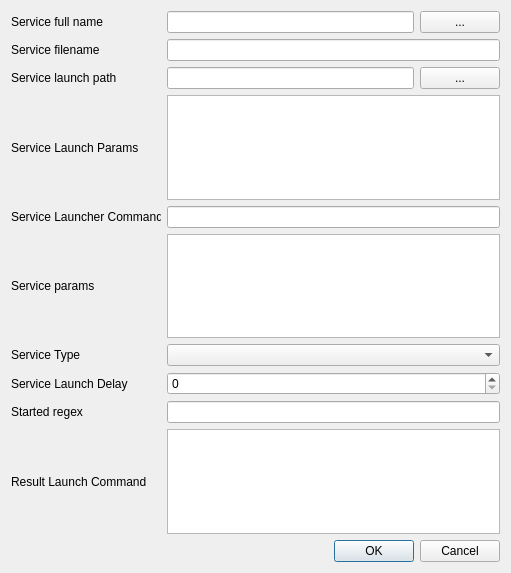
<?xml version="1.0" encoding="UTF-8"?>
<ui version="4.0">
 <class>ServiceSettingsDialog</class>
 <widget class="QDialog" name="ServiceSettingsDialog">
  <property name="geometry">
   <rect>
    <x>0</x>
    <y>0</y>
    <width>511</width>
    <height>573</height>
   </rect>
  </property>
  <property name="windowTitle">
   <string>Dialog</string>
  </property>
  <layout class="QVBoxLayout" name="verticalLayout">
   <item>
    <layout class="QHBoxLayout" name="horizontalLayout">
     <item>
      <widget class="QLabel" name="serviceFullNameLabel">
       <property name="minimumSize">
        <size>
         <width>150</width>
         <height>0</height>
        </size>
       </property>
       <property name="maximumSize">
        <size>
         <width>150</width>
         <height>16777215</height>
        </size>
       </property>
       <property name="text">
        <string>Service full name</string>
       </property>
      </widget>
     </item>
     <item>
      <widget class="QLineEdit" name="serviceFullNameEdit">
       <property name="readOnly">
        <bool>true</bool>
       </property>
      </widget>
     </item>
     <item>
      <widget class="QPushButton" name="openFileButton">
       <property name="text">
        <string>...</string>
       </property>
      </widget>
     </item>
    </layout>
   </item>
   <item>
    <layout class="QHBoxLayout" name="horizontalLayout_2">
     <item>
      <widget class="QLabel" name="serviceFilenameLabel">
       <property name="minimumSize">
        <size>
         <width>150</width>
         <height>0</height>
        </size>
       </property>
       <property name="maximumSize">
        <size>
         <width>150</width>
         <height>16777215</height>
        </size>
       </property>
       <property name="text">
        <string>Service filename</string>
       </property>
      </widget>
     </item>
     <item>
      <widget class="QLineEdit" name="serviceFilenameEdit">
       <property name="readOnly">
        <bool>true</bool>
       </property>
      </widget>
     </item>
    </layout>
   </item>
   <item>
    <layout class="QHBoxLayout" name="horizontalLayout_3">
     <item>
      <widget class="QLabel" name="serviceLaunchPathLabel">
       <property name="minimumSize">
        <size>
         <width>150</width>
         <height>0</height>
        </size>
       </property>
       <property name="maximumSize">
        <size>
         <width>150</width>
         <height>16777215</height>
        </size>
       </property>
       <property name="text">
        <string>Service launch path</string>
       </property>
      </widget>
     </item>
     <item>
      <widget class="QLineEdit" name="serviceLaunchPathEdit"/>
     </item>
     <item>
      <widget class="QPushButton" name="serviceLaunchPathButton">
       <property name="text">
        <string>...</string>
       </property>
      </widget>
     </item>
    </layout>
   </item>
   <item>
    <layout class="QHBoxLayout" name="horizontalLayout_4">
     <item>
      <widget class="QLabel" name="serviceLaunchParamsLabel">
       <property name="minimumSize">
        <size>
         <width>150</width>
         <height>0</height>
        </size>
       </property>
       <property name="maximumSize">
        <size>
         <width>150</width>
         <height>16777215</height>
        </size>
       </property>
       <property name="text">
        <string>Service Launch Params</string>
       </property>
      </widget>
     </item>
     <item>
      <widget class="QTextEdit" name="serviceLaunchParamsEdit"/>
     </item>
    </layout>
   </item>
   <item>
    <layout class="QHBoxLayout" name="horizontalLayout_5">
     <item>
      <widget class="QLabel" name="serviceLaunchCommandLabel">
       <property name="minimumSize">
        <size>
         <width>150</width>
         <height>0</height>
        </size>
       </property>
       <property name="maximumSize">
        <size>
         <width>150</width>
         <height>16777215</height>
        </size>
       </property>
       <property name="text">
        <string>Service Launcher Command</string>
       </property>
      </widget>
     </item>
     <item>
      <widget class="QLineEdit" name="serviceLaunchCommandEdit"/>
     </item>
    </layout>
   </item>
   <item>
    <layout class="QHBoxLayout" name="horizontalLayout_6">
     <item>
      <widget class="QLabel" name="serviceParamsLabel">
       <property name="minimumSize">
        <size>
         <width>150</width>
         <height>0</height>
        </size>
       </property>
       <property name="maximumSize">
        <size>
         <width>150</width>
         <height>16777215</height>
        </size>
       </property>
       <property name="text">
        <string>Service params</string>
       </property>
      </widget>
     </item>
     <item>
      <widget class="QTextEdit" name="serviceParamsEdit"/>
     </item>
    </layout>
   </item>
   <item>
    <layout class="QHBoxLayout" name="horizontalLayout_7">
     <item>
      <widget class="QLabel" name="serviceTypeLabel">
       <property name="minimumSize">
        <size>
         <width>150</width>
         <height>0</height>
        </size>
       </property>
       <property name="maximumSize">
        <size>
         <width>150</width>
         <height>16777215</height>
        </size>
       </property>
       <property name="text">
        <string>Service Type</string>
       </property>
      </widget>
     </item>
     <item>
      <widget class="QComboBox" name="serviceTypeBox"/>
     </item>
    </layout>
   </item>
   <item>
    <layout class="QHBoxLayout" name="horizontalLayout_8">
     <item>
      <widget class="QLabel" name="serviceLaunchDelayLabel">
       <property name="minimumSize">
        <size>
         <width>150</width>
         <height>0</height>
        </size>
       </property>
       <property name="maximumSize">
        <size>
         <width>150</width>
         <height>16777215</height>
        </size>
       </property>
       <property name="text">
        <string>Service Launch Delay</string>
       </property>
      </widget>
     </item>
     <item>
      <widget class="QSpinBox" name="serviceLaunchDelayBox"/>
     </item>
    </layout>
   </item>
   <item>
    <layout class="QHBoxLayout" name="horizontalLayout_10">
     <property name="bottomMargin">
      <number>0</number>
     </property>
     <item>
      <widget class="QLabel" name="startedRegexLabel">
       <property name="minimumSize">
        <size>
         <width>150</width>
         <height>0</height>
        </size>
       </property>
       <property name="maximumSize">
        <size>
         <width>150</width>
         <height>16777215</height>
        </size>
       </property>
       <property name="text">
        <string>Started regex</string>
       </property>
      </widget>
     </item>
     <item>
      <widget class="QLineEdit" name="startedRegexEdit"/>
     </item>
    </layout>
   </item>
   <item>
    <layout class="QHBoxLayout" name="horizontalLayout_9">
     <item>
      <widget class="QLabel" name="resultLaunchCommandLabel">
       <property name="minimumSize">
        <size>
         <width>150</width>
         <height>0</height>
        </size>
       </property>
       <property name="maximumSize">
        <size>
         <width>150</width>
         <height>16777215</height>
        </size>
       </property>
       <property name="text">
        <string>Result Launch Command</string>
       </property>
      </widget>
     </item>
     <item>
      <widget class="QTextEdit" name="resultLaunchCommandEdit">
       <property name="readOnly">
        <bool>true</bool>
       </property>
      </widget>
     </item>
    </layout>
   </item>
   <item>
    <widget class="QDialogButtonBox" name="buttonBox">
     <property name="orientation">
      <enum>Qt::Horizontal</enum>
     </property>
     <property name="standardButtons">
      <set>QDialogButtonBox::Cancel|QDialogButtonBox::Ok</set>
     </property>
    </widget>
   </item>
  </layout>
 </widget>
 <resources/>
 <connections>
  <connection>
   <sender>buttonBox</sender>
   <signal>accepted()</signal>
   <receiver>ServiceSettingsDialog</receiver>
   <slot>accept()</slot>
   <hints>
    <hint type="sourcelabel">
     <x>248</x>
     <y>254</y>
    </hint>
    <hint type="destinationlabel">
     <x>157</x>
     <y>274</y>
    </hint>
   </hints>
  </connection>
  <connection>
   <sender>buttonBox</sender>
   <signal>rejected()</signal>
   <receiver>ServiceSettingsDialog</receiver>
   <slot>reject()</slot>
   <hints>
    <hint type="sourcelabel">
     <x>316</x>
     <y>260</y>
    </hint>
    <hint type="destinationlabel">
     <x>286</x>
     <y>274</y>
    </hint>
   </hints>
  </connection>
  <connection>
   <sender>serviceFilenameEdit</sender>
   <signal>textChanged(QString)</signal>
   <receiver>ServiceSettingsDialog</receiver>
   <slot>paramChanged()</slot>
   <hints>
    <hint type="sourcelabel">
     <x>382</x>
     <y>50</y>
    </hint>
    <hint type="destinationlabel">
     <x>304</x>
     <y>286</y>
    </hint>
   </hints>
  </connection>
  <connection>
   <sender>serviceFilenameEdit</sender>
   <signal>returnPressed()</signal>
   <receiver>ServiceSettingsDialog</receiver>
   <slot>paramChanged()</slot>
   <hints>
    <hint type="sourcelabel">
     <x>382</x>
     <y>50</y>
    </hint>
    <hint type="destinationlabel">
     <x>304</x>
     <y>286</y>
    </hint>
   </hints>
  </connection>
  <connection>
   <sender>serviceFilenameEdit</sender>
   <signal>cursorPositionChanged(int,int)</signal>
   <receiver>ServiceSettingsDialog</receiver>
   <slot>paramChanged()</slot>
   <hints>
    <hint type="sourcelabel">
     <x>382</x>
     <y>50</y>
    </hint>
    <hint type="destinationlabel">
     <x>304</x>
     <y>286</y>
    </hint>
   </hints>
  </connection>
  <connection>
   <sender>serviceLaunchParamsEdit</sender>
   <signal>textChanged()</signal>
   <receiver>ServiceSettingsDialog</receiver>
   <slot>paramChanged()</slot>
   <hints>
    <hint type="sourcelabel">
     <x>382</x>
     <y>154</y>
    </hint>
    <hint type="destinationlabel">
     <x>304</x>
     <y>286</y>
    </hint>
   </hints>
  </connection>
  <connection>
   <sender>serviceLaunchParamsEdit</sender>
   <signal>cursorPositionChanged()</signal>
   <receiver>ServiceSettingsDialog</receiver>
   <slot>paramChanged()</slot>
   <hints>
    <hint type="sourcelabel">
     <x>382</x>
     <y>154</y>
    </hint>
    <hint type="destinationlabel">
     <x>304</x>
     <y>286</y>
    </hint>
   </hints>
  </connection>
  <connection>
   <sender>serviceLaunchCommandEdit</sender>
   <signal>textChanged(QString)</signal>
   <receiver>ServiceSettingsDialog</receiver>
   <slot>paramChanged()</slot>
   <hints>
    <hint type="sourcelabel">
     <x>382</x>
     <y>228</y>
    </hint>
    <hint type="destinationlabel">
     <x>304</x>
     <y>286</y>
    </hint>
   </hints>
  </connection>
  <connection>
   <sender>serviceLaunchCommandEdit</sender>
   <signal>returnPressed()</signal>
   <receiver>ServiceSettingsDialog</receiver>
   <slot>paramChanged()</slot>
   <hints>
    <hint type="sourcelabel">
     <x>382</x>
     <y>228</y>
    </hint>
    <hint type="destinationlabel">
     <x>304</x>
     <y>286</y>
    </hint>
   </hints>
  </connection>
  <connection>
   <sender>serviceLaunchCommandEdit</sender>
   <signal>cursorPositionChanged(int,int)</signal>
   <receiver>ServiceSettingsDialog</receiver>
   <slot>paramChanged()</slot>
   <hints>
    <hint type="sourcelabel">
     <x>382</x>
     <y>228</y>
    </hint>
    <hint type="destinationlabel">
     <x>304</x>
     <y>286</y>
    </hint>
   </hints>
  </connection>
  <connection>
   <sender>serviceParamsEdit</sender>
   <signal>textChanged()</signal>
   <receiver>ServiceSettingsDialog</receiver>
   <slot>paramChanged()</slot>
   <hints>
    <hint type="sourcelabel">
     <x>382</x>
     <y>302</y>
    </hint>
    <hint type="destinationlabel">
     <x>304</x>
     <y>286</y>
    </hint>
   </hints>
  </connection>
  <connection>
   <sender>serviceParamsEdit</sender>
   <signal>cursorPositionChanged()</signal>
   <receiver>ServiceSettingsDialog</receiver>
   <slot>paramChanged()</slot>
   <hints>
    <hint type="sourcelabel">
     <x>382</x>
     <y>302</y>
    </hint>
    <hint type="destinationlabel">
     <x>304</x>
     <y>286</y>
    </hint>
   </hints>
  </connection>
  <connection>
   <sender>serviceTypeBox</sender>
   <signal>currentIndexChanged(int)</signal>
   <receiver>ServiceSettingsDialog</receiver>
   <slot>paramChanged()</slot>
   <hints>
    <hint type="sourcelabel">
     <x>333</x>
     <y>375</y>
    </hint>
    <hint type="destinationlabel">
     <x>255</x>
     <y>286</y>
    </hint>
   </hints>
  </connection>
 </connections>
 <slots>
  <slot>paramChanged()</slot>
 </slots>
</ui>
